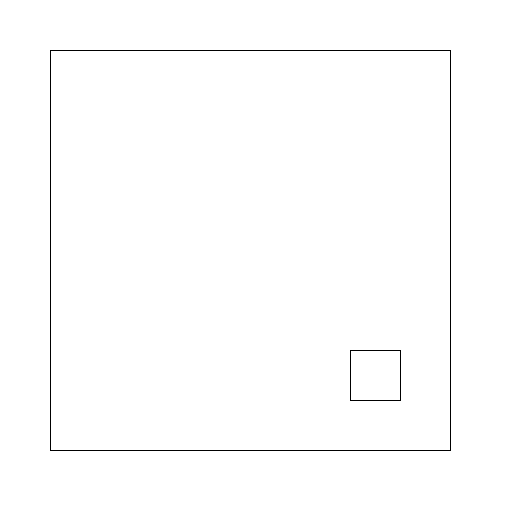
Frame 1 (no input)
Frame 60 (the mouse pressed at the canvas centre just before this capture): identical to frame 1, image omitted
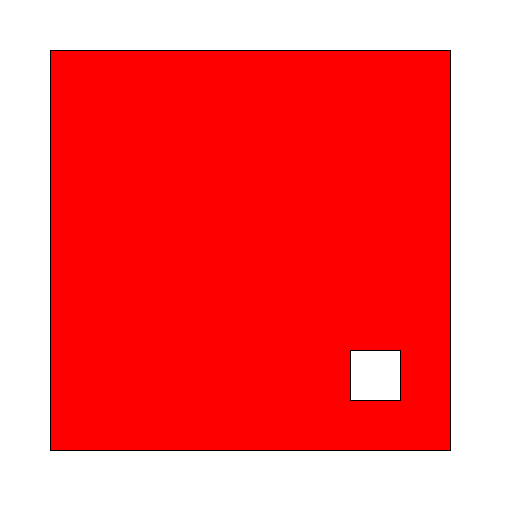
Frame 120 (the mouse held since frame 60 and released just before this capture)

The Processing sketch that drew these frames (run headless with seeded random() and noise(); from frame 60 on, the mouse is pressed at the canvas centre):

// Processing sketch: condicionales
// ── condicionales.pde
float x1, y1, w1, h1;
float x2, y2, w2, h2;

void setup() {
  size(512, 512);
  x1 = 50; 
  y1 = 50;
  w1 = 400;
  h1 = 400;
  
  x2 = 350; 
  y2 = 350;
  w2 = 50;
  h2 = 50;
}

void draw()
{
  background(255);
  
  fill(255);
  if ( x1 < mouseX ) 
  {
    if (mouseX < x1 + w1)
    {
      if(y1 < mouseY)
      {
        if(mouseY < y1 + w1) 
        {
          fill(255, 0, 0);
        }
      }
    }
  } 
  
  rect(x1, y1, w1, h1);
  
  fill(255);
  if ( x2 < mouseX ) 
  {
    if (mouseX < x2 + w2)
    {
      if(y2 < mouseY)
      {
        if(mouseY < y2 + w2) 
        {
          fill(0, 255, 0);
        }
      }
    }
  }
  
  rect(x2, y2, w2, h2);
}
